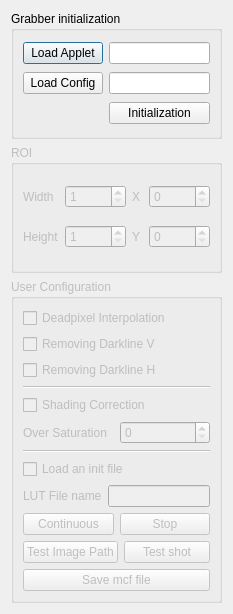
<?xml version="1.0" encoding="UTF-8"?>
<ui version="4.0">
 <class>GrabberDialog</class>
 <widget class="QDialog" name="GrabberDialog">
  <property name="geometry">
   <rect>
    <x>0</x>
    <y>0</y>
    <width>233</width>
    <height>614</height>
   </rect>
  </property>
  <property name="windowTitle">
   <string>Dialog</string>
  </property>
  <layout class="QGridLayout" name="gridLayout_4">
   <item row="0" column="0">
    <widget class="QGroupBox" name="groupBox">
     <property name="title">
      <string>Grabber initialization</string>
     </property>
     <layout class="QGridLayout" name="gridLayout">
      <item row="0" column="0">
       <widget class="QPushButton" name="pushButton_loadApplet">
        <property name="text">
         <string>Load Applet</string>
        </property>
       </widget>
      </item>
      <item row="0" column="1">
       <widget class="QLineEdit" name="lineEdit_applet">
        <property name="cursorPosition">
         <number>0</number>
        </property>
        <property name="placeholderText">
         <string/>
        </property>
       </widget>
      </item>
      <item row="1" column="0">
       <widget class="QPushButton" name="pushButton_loadConfig">
        <property name="text">
         <string>Load Config</string>
        </property>
       </widget>
      </item>
      <item row="1" column="1">
       <widget class="QLineEdit" name="lineEdit_config"/>
      </item>
      <item row="2" column="1">
       <widget class="QPushButton" name="pushButton_initialization">
        <property name="text">
         <string>Initialization</string>
        </property>
       </widget>
      </item>
     </layout>
    </widget>
   </item>
   <item row="1" column="0">
    <widget class="QGroupBox" name="groupBox_roi">
     <property name="enabled">
      <bool>false</bool>
     </property>
     <property name="title">
      <string>ROI</string>
     </property>
     <layout class="QGridLayout" name="gridLayout_2">
      <item row="0" column="0">
       <layout class="QHBoxLayout" name="horizontalLayout_3">
        <item>
         <widget class="QLabel" name="label">
          <property name="text">
           <string>Width</string>
          </property>
         </widget>
        </item>
        <item>
         <widget class="QSpinBox" name="spinBox_width">
          <property name="suffix">
           <string/>
          </property>
          <property name="minimum">
           <number>1</number>
          </property>
          <property name="maximum">
           <number>99999</number>
          </property>
         </widget>
        </item>
       </layout>
      </item>
      <item row="0" column="1">
       <layout class="QHBoxLayout" name="horizontalLayout_5">
        <item>
         <widget class="QLabel" name="label_3">
          <property name="text">
           <string>X</string>
          </property>
         </widget>
        </item>
        <item>
         <widget class="QSpinBox" name="spinBox_x">
          <property name="maximum">
           <number>99999</number>
          </property>
         </widget>
        </item>
       </layout>
      </item>
      <item row="1" column="0">
       <layout class="QHBoxLayout" name="horizontalLayout_4">
        <item>
         <widget class="QLabel" name="label_2">
          <property name="text">
           <string>Height</string>
          </property>
         </widget>
        </item>
        <item>
         <widget class="QSpinBox" name="spinBox_height">
          <property name="minimum">
           <number>1</number>
          </property>
          <property name="maximum">
           <number>99999</number>
          </property>
         </widget>
        </item>
       </layout>
      </item>
      <item row="1" column="1">
       <layout class="QHBoxLayout" name="horizontalLayout_6">
        <item>
         <widget class="QLabel" name="label_4">
          <property name="text">
           <string>Y</string>
          </property>
         </widget>
        </item>
        <item>
         <widget class="QSpinBox" name="spinBox_y">
          <property name="maximum">
           <number>99999</number>
          </property>
         </widget>
        </item>
       </layout>
      </item>
     </layout>
    </widget>
   </item>
   <item row="2" column="0">
    <widget class="QGroupBox" name="groupBox_userConfig">
     <property name="enabled">
      <bool>false</bool>
     </property>
     <property name="title">
      <string>User Configuration</string>
     </property>
     <layout class="QGridLayout" name="gridLayout_3">
      <item row="11" column="0">
       <layout class="QHBoxLayout" name="horizontalLayout_8">
        <item>
         <widget class="QPushButton" name="pushButton_testPath">
          <property name="text">
           <string>Test Image Path</string>
          </property>
          <property name="checkable">
           <bool>true</bool>
          </property>
         </widget>
        </item>
        <item>
         <widget class="QPushButton" name="pushButton_testShot">
          <property name="text">
           <string>Test shot</string>
          </property>
         </widget>
        </item>
       </layout>
      </item>
      <item row="3" column="0">
       <widget class="QCheckBox" name="checkBox_removeDarkH">
        <property name="text">
         <string>Removing Darkline H</string>
        </property>
       </widget>
      </item>
      <item row="6" column="0">
       <layout class="QHBoxLayout" name="horizontalLayout">
        <item>
         <widget class="QLabel" name="label_5">
          <property name="text">
           <string>Over Saturation</string>
          </property>
         </widget>
        </item>
        <item>
         <widget class="QSpinBox" name="spinBox_SCOverSaturation">
          <property name="maximum">
           <number>999999999</number>
          </property>
         </widget>
        </item>
       </layout>
      </item>
      <item row="1" column="0">
       <widget class="QCheckBox" name="checkBox_deadPixelInterpolation">
        <property name="text">
         <string>Deadpixel Interpolation</string>
        </property>
       </widget>
      </item>
      <item row="7" column="0">
       <widget class="Line" name="line_2">
        <property name="orientation">
         <enum>Qt::Horizontal</enum>
        </property>
       </widget>
      </item>
      <item row="2" column="0">
       <widget class="QCheckBox" name="checkBox_removeDarkV">
        <property name="text">
         <string>Removing Darkline V</string>
        </property>
       </widget>
      </item>
      <item row="5" column="0">
       <widget class="QCheckBox" name="checkBox_SCEnable">
        <property name="layoutDirection">
         <enum>Qt::LeftToRight</enum>
        </property>
        <property name="text">
         <string>Shading Correction</string>
        </property>
        <property name="tristate">
         <bool>false</bool>
        </property>
       </widget>
      </item>
      <item row="4" column="0">
       <widget class="Line" name="line">
        <property name="orientation">
         <enum>Qt::Horizontal</enum>
        </property>
       </widget>
      </item>
      <item row="9" column="0">
       <layout class="QHBoxLayout" name="horizontalLayout_2">
        <item>
         <widget class="QLabel" name="label_6">
          <property name="text">
           <string>LUT File name</string>
          </property>
         </widget>
        </item>
        <item>
         <widget class="QLineEdit" name="lineEdit_LUTFilePath"/>
        </item>
       </layout>
      </item>
      <item row="8" column="0">
       <widget class="QCheckBox" name="checkBox_loadInitFile">
        <property name="layoutDirection">
         <enum>Qt::LeftToRight</enum>
        </property>
        <property name="text">
         <string>Load an init file</string>
        </property>
        <property name="tristate">
         <bool>false</bool>
        </property>
       </widget>
      </item>
      <item row="10" column="0">
       <layout class="QHBoxLayout" name="horizontalLayout_7">
        <item>
         <widget class="QPushButton" name="pushButton_continuous">
          <property name="text">
           <string>Continuous</string>
          </property>
         </widget>
        </item>
        <item>
         <widget class="QPushButton" name="pushButton_stop">
          <property name="text">
           <string>Stop</string>
          </property>
         </widget>
        </item>
       </layout>
      </item>
      <item row="12" column="0">
       <widget class="QPushButton" name="pushButton_saveMcf">
        <property name="text">
         <string>Save mcf file</string>
        </property>
       </widget>
      </item>
     </layout>
    </widget>
   </item>
  </layout>
 </widget>
 <resources/>
 <connections/>
</ui>
